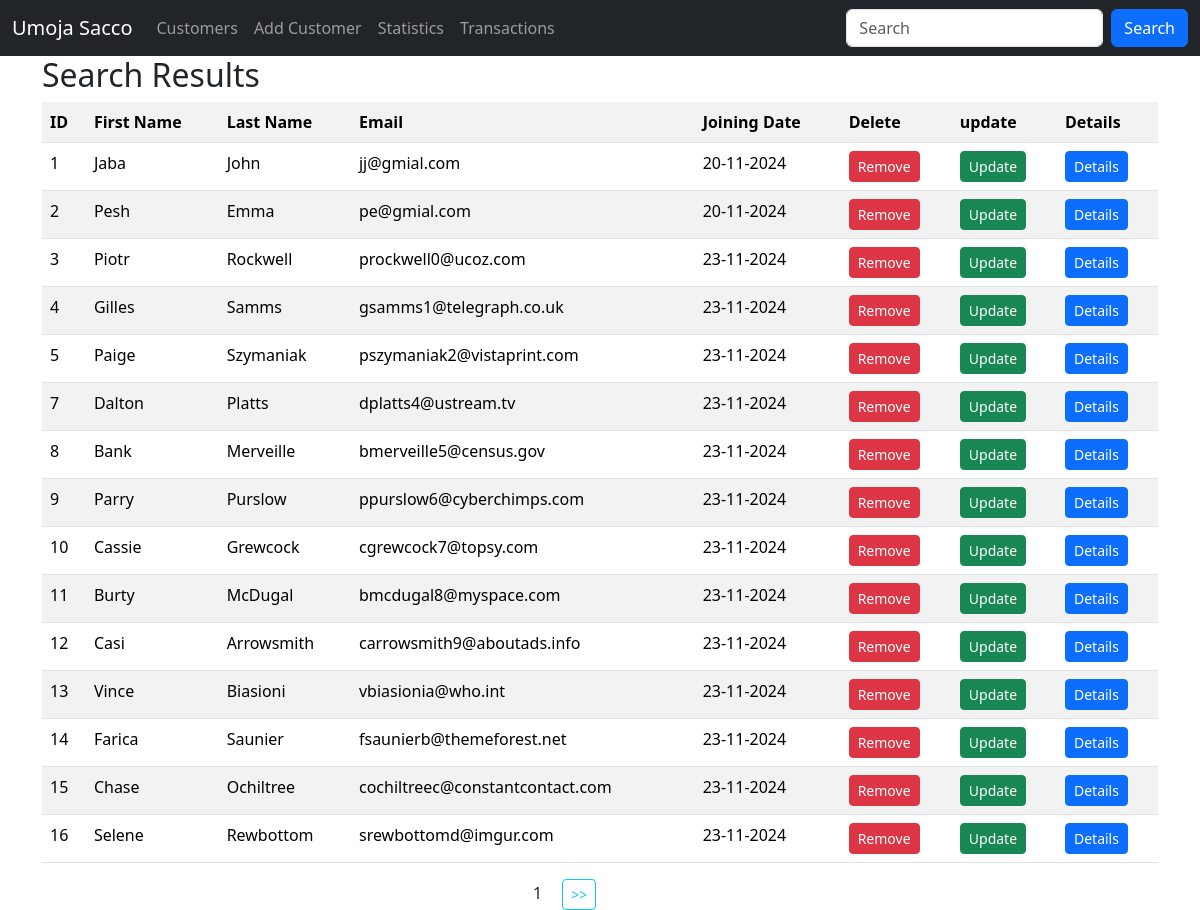
Page /customers/search on the earlier database version.
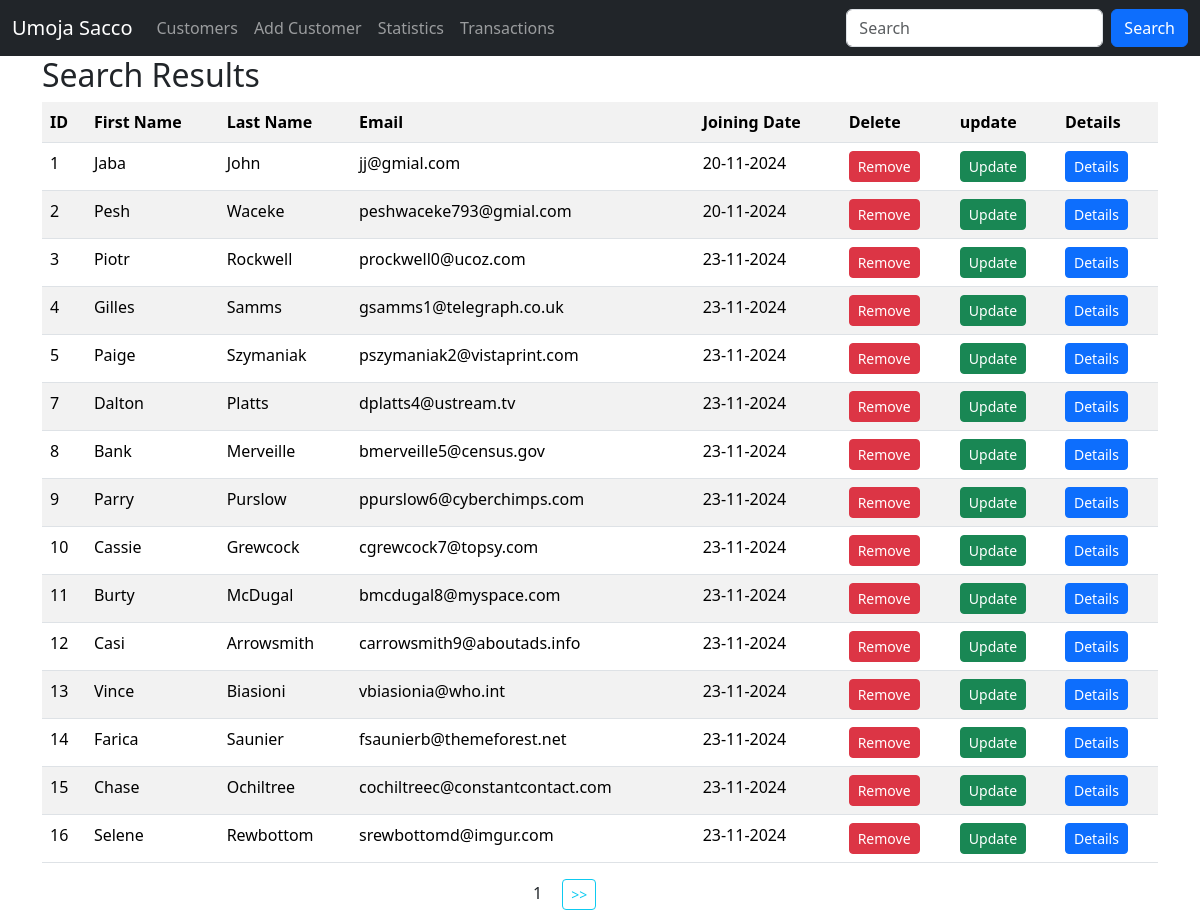
Same page on the later database version.
### sacco/models.py (models this page shows, shortened)
class Customer(models.Model):
    first_name = models.CharField(max_length=60)
    last_name = models.CharField(max_length=60)
    email = models.EmailField(unique=True)
    dob = models.DateField()
    gender = models.CharField(max_length=11)
    weight = models.IntegerField(default=0)
    created_at = models.DateTimeField(auto_now_add=True)
    updated_at = models.DateField(auto_now=True)
    class Meta:
        db_table = 'customers'

### sacco/views.py (the view)
# urls.py: path('customers/search', views.search_customer, name='search_customer'),
def search_customer(request):
    search_term = request.GET.get('search','').strip()
    data = Customer.objects.filter(Q(first_name__icontains=search_term) | Q(last_name__icontains=search_term) | Q(email__icontains=search_term))
    paginator = Paginator(data, 15)
    page_number = request.GET.get('page', 1)
    try:
        paginated_data = paginator.page(page_number)
    except PageNotAnInteger | EmptyPage:
        paginated_data = paginator.page(1)
    return render(request, 'search.html', {"data": paginated_data})

### templates/search.html (shortened to what this page needs)
{% extends 'layout.html' %}
{% block content %}
    <div class="container">
        <h2>Search Results </h2>
        <table class="table table-striped">
            <tr>
                <th>ID</th>
                <th>First Name</th>
                <th>Last Name</th>
                <th>Email</th>
                <th>Joining Date</th>
                <th>Delete</th>
                <th>update</th>
                <th>Details</th>
            </tr>
            {% for customer in data.object_list %}
                <tr>
                    <td>{{ customer.id }}</td>
                    <td>{{ customer.first_name }}</td>
                    <td>{{ customer.last_name }}</td>
                    <td>{{ customer.email }}</td>
                    <td>{{ customer.created_at | date:"d-m-Y" }}</td>
                    <td>
                        <a class="btn btn-danger btn-sm" href="{% url 'delete_customer' customer.id %}">Remove</a>
                    </td>
                    <td>
                        <a class="btn btn-success btn-sm" href="{% url 'update_customer' customer.id %}">Update</a>
                    </td>
                    <td>
                    <a class="btn btn-primary btn-sm" href="{% url 'customer_details' customer.id %}">Details</a>
                    </td>
                </tr>
            {% empty %}
                <p>No customers found</p>
            {% endfor %}
        </table>
        <div class="row justify-content-center">
            <div class="col-sm-2">
                <span class="mx-3" >{{data.number}}</span>
                {% if data.has_next %}
                    <a class="btn btn-outline-info btn-sm" href="?page={{ data.next_page_number }}"> >> </a>
                {% endif %}
            </div>
        </div>
    </div>
{% endblock content %}

Differences in the rows shown:
changed Customer "Pesh": last_name "Emma" → "Waceke"; email "pe@gmial.com" → "peshwaceke793@gmial.com"
